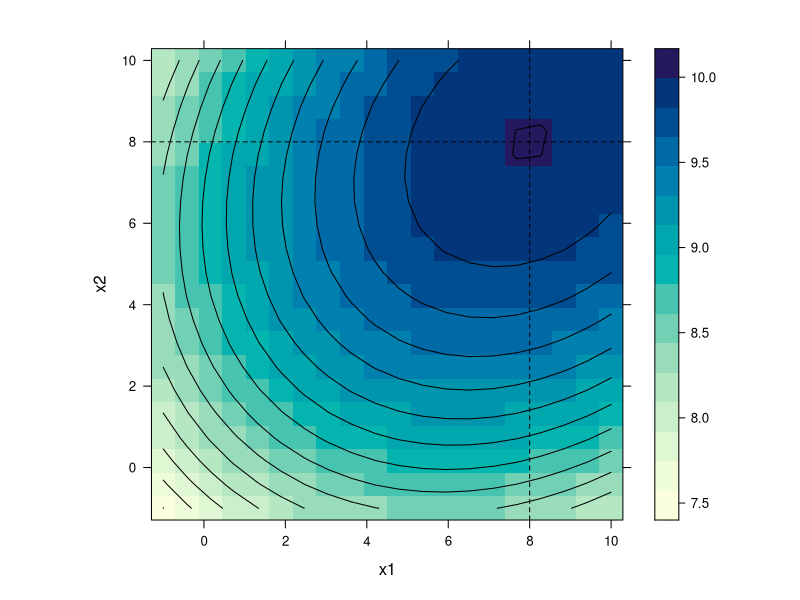
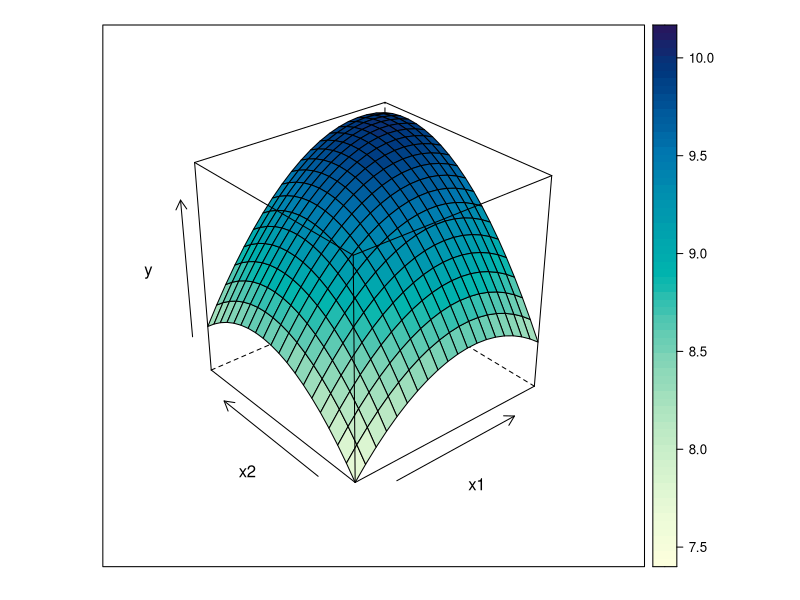
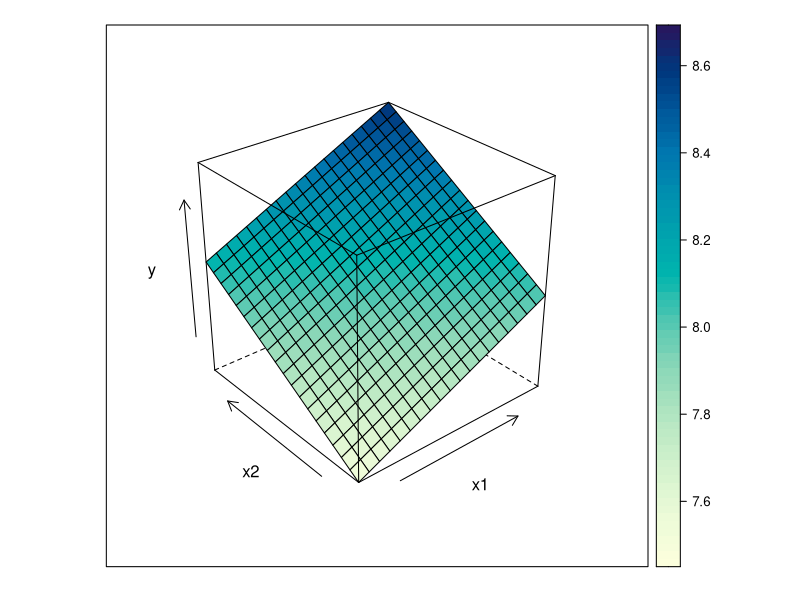
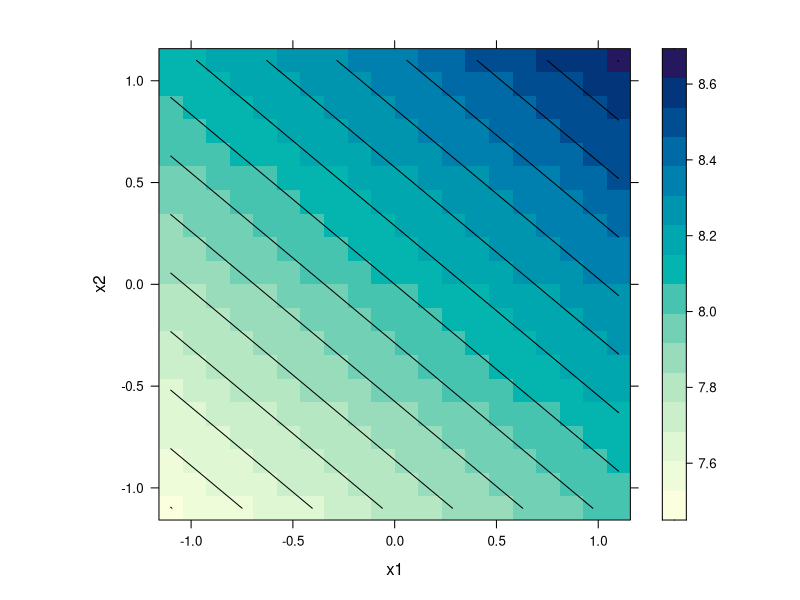
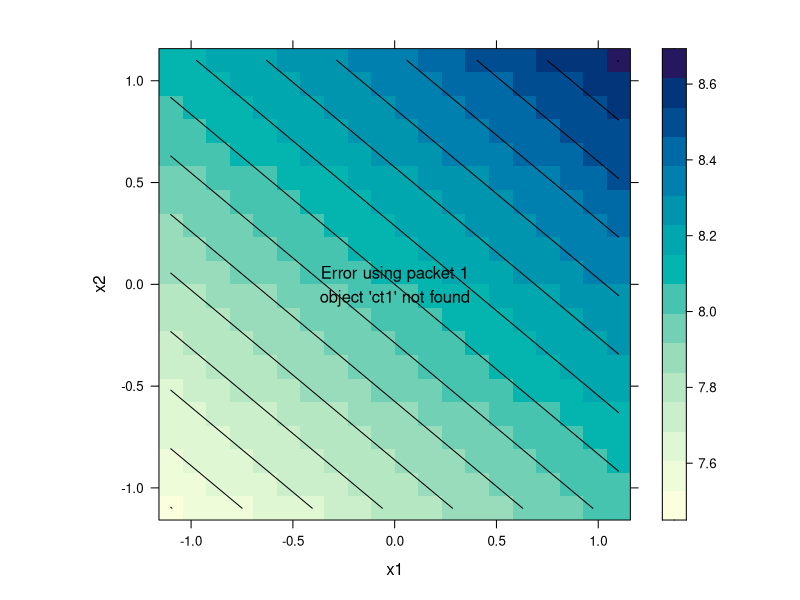
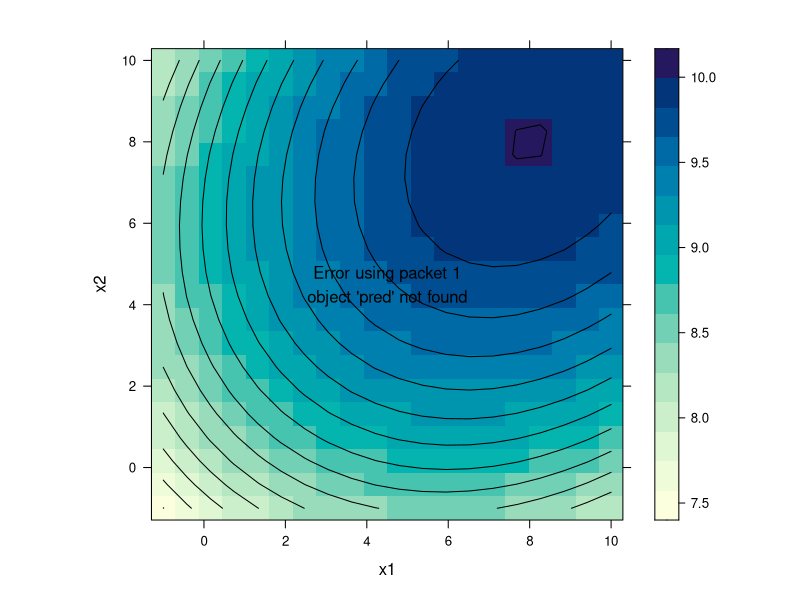
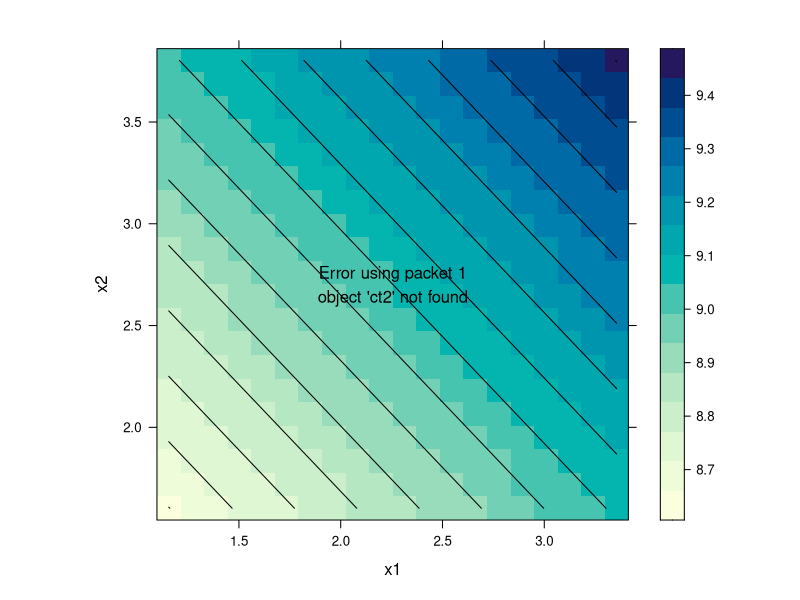
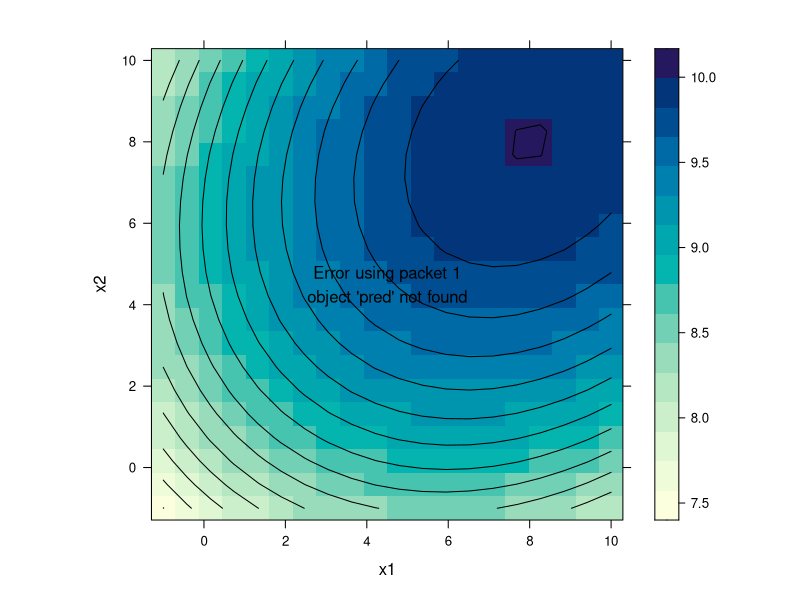

R code for these plots, in order:
## ---- chunk 1
library(knitr, quietly = TRUE)
library(lattice, quietly = TRUE)
opts_chunk$set(
               cache = TRUE,
               tidy = FALSE,
               comment = "#",
               collapse = TRUE,
               fig.align = "center",
               fig.path = "figures/",
               cache.path = "cache/"
           )
options(show.signif.stars = TRUE)
## ---- chunk 2
##----------------------------------------------------------------------
## Carregando pacotes e funções.
library(lattice)
library(latticeExtra)

## Função para gerar a superfície com x1 = x2 = 8 e y = 10
superficie <- function(x1, x2) {
    x1 <- x1 - 8
    x2 <- x2 - 8
    y <- 10 +
        -0.02 * (x1^2) +
         -0.02 * (x2^2) +
         0.01 * x1 * x2
    return(y)
}

## Para criar uma sequência de valores.
eseq <- function(x, n = 20) {
    r <- extendrange(x)
    s <- seq(r[1], r[2], length.out = n[1])
    return(s)
}


## Para adicionar um erro aos valores simulados.
erro <- function(y, sd = 0.05) {
    y <- y + rnorm(length(y), 0, sd = sd)
    return(y)
}

## Visualizando a superfície teórica.
da <- expand.grid(x1 = seq(-1, 10, length.out = 20),
                  x2 = seq(-1, 10, length.out = 20))
da$y <- with(da, superficie(x1, x2))

levelplot(y ~ x1 + x2, data = da, contour = TRUE, aspect = "iso") +
    layer(panel.abline(v = 8, h = 8, lty = 2))

wireframe(y ~ x1 + x2, data = da, drape = TRUE)
## ---- chunk 3
## Centro do experimento
ct1 <- c(0, 0)

## Pontos fatoriais
exp1 <- expand.grid(x1 = c(-1, 1),
                    x2 = c(-1, 1))
## Pontos centrais
exp1 <- rbind(exp1, matrix(ct1,
                           byrow = TRUE,
                           nrow = 4,
                           ncol = 2,
                           dimnames = list(NULL, names(exp1))))
## Classificando observações do centro para estimar efeito de curvatura
exp1$centro <- gl(n = 2, k = 4)
## Plano experimental
exp1

## Simulando valores da resposta.
set.seed(123)
exp1$y <- with(exp1, erro(superficie(x1, x2)))

## Ajustando o modelo
m1 <- lm(y ~ x1 * x2 + centro, data = exp1)
anova(m1)

## Reduzindo o modelo
m1 <- lm(y ~ x1 + x2, data = exp1)
anova(m1)

## Estimativas dos coeficientes.
summary(m1)

## Efeitos de x1 e x2 para obter a direção do próximo plano.
(b1 <- coef(m1)[-1])

## Predição
pred <- with(exp1,
             expand.grid(x1 = eseq(x1),
                         x2 = eseq(x2)))
pred$y <- predict(m1, newdata = pred)
## Gráficos de predição
wireframe(y ~ x1 + x2, data = pred, drape = TRUE)
levelplot(y ~ x1 + x2, data = pred, contour = TRUE, aspect = "iso")

## Gráfico de predição com direção de maior inclinação
levelplot(y ~ x1 + x2, data = pred, contour = TRUE, aspect = "iso") +
    layer(panel.arrows(ct1[1],
                       ct1[2],
                       ct1[1] + b1[1],
                       ct1[2] + b1[2],
                       length = 0.1)) +
    layer(panel.abline(h = 0, v = 0, lty = 2))

## Direção de maior inclinação
b1[2]/b1[1]
## ---- chunk 4
## Gráfico da superfície com direção de maior inclinação multiplicada
## por um fator 10
levelplot(y ~ x1 + x2, data = da, contour = TRUE, aspect = "iso") +
    layer(panel.levelplot(x = pred$x1, y = pred$x2, z = pred$y,
                          subscripts = 1:length(pred$x1),
                          contour = TRUE,
                          col.regions = grey.colors)) +
    layer(panel.rect(min(x1), min(x2), max(x1), max(x2)),
          data = exp1) +
    layer(panel.arrows(ct1[1],
                       ct1[2],
                       ct1[1] + 10 * b1[1],
                       ct1[2] + 10 * b1[2],
                       length = 0.1))

## O centro do novo plano experimental é então a ponta da seta
(ct2 <- 10 * b1)

## Plano experimental centrado no novo ponto
exp2 <- expand.grid(x1 = ct2[1] + c(-1, 1),
                    x2 = ct2[2] + c(-1, 1))
exp2 <- rbind(exp2, matrix(ct2,
                           byrow = TRUE,
                           nrow = 4,
                           ncol = 2,
                           dimnames = list(NULL, names(exp2))))
exp2$centro <- gl(n = 2, k = 4)

## Resposta observada
set.seed(234)
exp2$y <- with(exp2, erro(superficie(x1, x2)))
exp2

## Na prática, as variáveis x1 e x2 devem ser codificadas como (-1, 0,
## 1) para ajustar o modelo. Aqui vamos manter essa escala original para
## efeitos de ilustração do processo.
transform(exp2,
          x1 = x1 - mean(x1),
          x2 = x2 - mean(x2))

## Ajuste do modelo
m2 <- lm(y ~ x1 * x2 + centro, data = exp2)
anova(m2)

## Ajuste do modelo reduzido
m2 <- lm(y ~ x1 + x2, data = exp2)
anova(m2)

## Estimativas dos efeitos
summary(m2)

## Efeitos de x1 e x2
(b2 <- coef(m2)[-1])

## Predição
pred <- with(exp2,
             expand.grid(x1 = eseq(x1),
                         x2 = eseq(x2)))
pred$y <- predict(m2, newdata = pred)

## Gráfico da predição com direção de maior inclinação
levelplot(y ~ x1 + x2, data = pred, contour = TRUE, aspect = "iso") +
    layer(panel.arrows(ct2[1],
                       ct2[2],
                       ct2[1] + b2[1],
                       ct2[2] + b2[2],
                       length = 0.1)) +
    layer(panel.abline(h = ct2[2], v = ct2[1], lty = 2))

## Direção de maior inclinação
b2[2]/b2[1]

## Gráfico da superfície com direção de maior inclinação multiplicada
## por um fator 10 a partir do centro do experimento 2
levelplot(y ~ x1 + x2, data = da, contour = TRUE, aspect = "iso") +
    layer(panel.levelplot(x = pred$x1, y = pred$x2, z = pred$y,
                          subscripts = 1:length(pred$x1),
                          contour = TRUE,
                          col.regions = grey.colors)) +
    layer(panel.rect(min(x1), min(x2), max(x1), max(x2)),
          data = exp2) +
    layer(panel.arrows(ct2[1],
                       ct2[2],
                       ct2[1] + 10 * b2[1],
                       ct2[2] + 10 * b2[2],
                       length = 0.1)) +
    layer(panel.rect(min(x1), min(x2), max(x1), max(x2)),
          data = exp1) +
    layer(panel.arrows(ct1[1],
                       ct1[2],
                       ct1[1] + 10 * b1[1],
                       ct1[2] + 10 * b1[2],
                       length = 0.1))
## ---- chunk 5
## Centro do novo plano
(ct3 <- ct2 + 10 * b2)

## Novo plano experimental
exp3 <- expand.grid(x1 = ct3[1] + c(-1, 1),
                    x2 = ct3[2] + c(-1, 1))
exp3 <- rbind(exp3, matrix(ct3,
                           byrow = TRUE,
                           nrow = 4,
                           ncol = 2,
                           dimnames = list(NULL, names(exp3))))
exp3$centro <- gl(n = 2, k = 4)

## Obtendo a resposta.
set.seed(234)
exp3$y <- with(exp3, erro(superficie(x1, x2)))
exp3

## Ajuste do modelo
m3 <- lm(y ~ x1 * x2 + centro, data = exp3)
anova(m3)

## Ajuste do modelo reduzido
m3 <- lm(y ~ x1 + x2, data = exp3)
anova(m3)

## Estimativas dos efeitos.
summary(m3)
## ---- chunk 6
## Efeitos de x1 e x2.
(b3 <- coef(m3)[-1])

## Predição
pred <- with(exp3,
             expand.grid(x1 = eseq(x1),
                         x2 = eseq(x2)))
pred$y <- predict(m3, newdata = pred)

## Gráfico da predição com direção de maior inclinação
levelplot(y ~ x1 + x2, data = pred, contour = TRUE, aspect = "iso") +
    layer(panel.arrows(ct3[1],
                       ct3[2],
                       ct3[1] + b3[1],
                       ct3[2] + b3[2],
                       length = 0.1)) +
    layer(panel.abline(h = ct3[2], v = ct3[1], lty = 2))

## Direção de maior inclinação
b3[2]/b3[1]

## Gráfico da superfície com direção de maior inclinação multiplicada
## por um fator 10 a partir do centro do experimento 3
levelplot(y ~ x1 + x2, data = da, contour = TRUE, aspect = "iso") +
    layer(panel.levelplot(x = pred$x1, y = pred$x2, z = pred$y,
                          subscripts = 1:length(pred$x1),
                          contour = TRUE,
                          col.regions = grey.colors)) +
    layer(panel.rect(min(x1), min(x2), max(x1), max(x2)),
          data = exp3) +
    layer(panel.arrows(ct3[1],
                       ct3[2],
                       ct3[1] + 10 * b3[1],
                       ct3[2] + 10 * b3[2],
                       length = 0.1)) +
    layer(panel.rect(min(x1), min(x2), max(x1), max(x2)),
          data = exp2) +
    layer(panel.arrows(ct2[1],
                       ct2[2],
                       ct2[1] + 10 * b2[1],
                       ct2[2] + 10 * b2[2],
                       length = 0.1)) +
    layer(panel.rect(min(x1), min(x2), max(x1), max(x2)),
          data = exp1) +
    layer(panel.arrows(ct1[1],
                       ct1[2],
                       ct1[1] + 10 * b1[1],
                       ct1[2] + 10 * b1[2],
                       length = 0.1))
## ---- chunk 7
## Centro do novo plano
(ct4 <- ct3 + 10 * b3)

## Novo plano experimental
exp4 <- expand.grid(x1 = ct4[1] + c(-1, 1),
                    x2 = ct4[2] + c(-1, 1))
exp4 <- rbind(exp4, matrix(ct4,
                           byrow = TRUE,
                           nrow = 4,
                           ncol = 2,
                           dimnames = list(NULL, names(exp4))))
exp4$centro <- gl(n = 2, k = 4)

## Obtendo a resposta.
set.seed(456)
exp4$y <- with(exp4, erro(superficie(x1, x2)))
exp4

## Ajuste do modelo
m4 <- lm(y ~ x1 * x2 + centro, data = exp4)
anova(m4)
## ---- chunk 8
## Estimativas dos efeitos
summary(m4)

## Efeitos de x1 e x2
(b4 <- coef(m4)[-c(1,4,5)])

## Predição
pred <- with(exp4,
             expand.grid(x1 = eseq(x1),
                         x2 = eseq(x2),
                         centro = centro))
pred$y <- predict(m4, newdata = pred)

## Gráfico da predição com direção de maior inclinação
levelplot(y ~ x1 + x2, data = pred, contour = TRUE, aspect = "iso") +
    layer(panel.arrows(ct4[1],
                       ct4[2],
                       ct4[1] + b4[1],
                       ct4[2] + b4[2],
                       length = 0.1)) +
    layer(panel.abline(h = ct4[2], v = ct4[1], lty = 2))

## Direção de maior inclinação
b4[2]/b4[1]

## Gráfico da superfície com direção de maior inclinação multiplicada
## por um fator 5
levelplot(y ~ x1 + x2, data = da, contour = TRUE, aspect = "iso") +
    layer(panel.levelplot(x = pred$x1, y = pred$x2, z = pred$y,
                          subscripts = 1:length(pred$x1),
                          contour = TRUE,
                          col.regions = grey.colors)) +
    layer(panel.rect(min(x1), min(x2), max(x1), max(x2)),
          data = exp4) +
    layer(panel.arrows(ct4[1],
                       ct4[2],
                       ct4[1] + 5 * b4[1],
                       ct4[2] + 5 * b4[2],
                       length = 0.1)) +
    layer(panel.rect(min(x1), min(x2), max(x1), max(x2)),
          data = exp3) +
    layer(panel.arrows(ct3[1],
                       ct3[2],
                       ct3[1] + 10 * b3[1],
                       ct3[2] + 10 * b3[2],
                       length = 0.1)) +
    layer(panel.rect(min(x1), min(x2), max(x1), max(x2)),
          data = exp2) +
    layer(panel.arrows(ct2[1],
                       ct2[2],
                       ct2[1] + 10 * b2[1],
                       ct2[2] + 10 * b2[2],
                       length = 0.1)) +
    layer(panel.rect(min(x1), min(x2), max(x1), max(x2)),
          data = exp1) +
    layer(panel.arrows(ct1[1],
                       ct1[2],
                       ct1[1] + 10 * b1[1],
                       ct1[2] + 10 * b1[2],
                       length = 0.1))
## ---- chunk 9
## Centro do novo plano
(ct5 <- ct4 + 5 * b4)
## ---- chunk 10
## Planejamento composto central

## Determinação dos pontos axiais: alpha = r = \sqrt{2}
r <- sqrt(2)
exp5 <- expand.grid(x1 = ct5[1] + c(-1, 1),
                    x2 = ct5[2] + c(-1, 1))
exp5 <- rbind(exp5,
              data.frame(x1 = ct5[1] + c(r, -r, 0, 0),
                         x2 = ct5[2] + c(0, 0, r, -r)))
exp5 <- rbind(exp5, matrix(ct5,
                           byrow = TRUE,
                           nrow = 4,
                           ncol = 2,
                           dimnames = list(NULL, names(exp5))))
exp5$centro <- rep(1:2, c(nrow(exp5) - 4, 4))

## Veja como fica o planejamento com as variáveis codificadas
transform(exp5,
          x1 = x1 - mean(x1),
          x2 = x2 - mean(x2))

## Visualizando o planejamento.
xyplot(x1 ~ x2, data = exp5, aspect = "iso", pch = 19) +
    layer(panel.segments(ct5[2] + c(-r, 0),
                         ct5[1] + c(0, -r),
                         ct5[2] + c(r, 0),
                         ct5[1] + c(0, r),
                         col = 1, lty = 2)) +
    layer(panel.lines(ct5[2] + c(-1, 1, 1, -1, -1),
                      ct5[1] + c(-1, -1, 1, 1, -1),
                      col = 1, lty = 2))

## Obtendo os resultados.
set.seed(301)
exp5$y <- with(exp5, erro(superficie(x1, x2)))
exp5
## ---- chunk 11
## Ajustando o modelo de segunda ordem
m5 <- lm(y ~ x1 * x2 + I(x1^2) + I(x2^2), data = exp5)
anova(m5)

## Estimativa dos coeficientes
summary(m5)

## Predição
pred <- with(exp5,
             expand.grid(x1 = eseq(x1),
                         x2 = eseq(x2)))
pred$y <- predict(m5, newdata = pred)

## Gráfico da predição com indicação do ponto estacionário
levelplot(y ~ x1 + x2, data = pred, contour = TRUE, aspect = "iso") +
    layer(panel.points(8, 8, pch = 19, col = "red"))

## Gráfico da superfície com todos os experimentos e pontos fatoriais,
## centrais e axiais
levelplot(y ~ x1 + x2, data = da, contour = TRUE, aspect = "iso") +
    layer(panel.levelplot(x = pred$x1, y = pred$x2, z = pred$y,
                          subscripts = 1:length(pred$x1),
                          contour = TRUE,
                          col.regions = grey.colors)) +
    layer(panel.points(x1, x2),
          data = exp5) +
    layer(panel.points(x1, x2),
          data = exp4) +
    layer(panel.points(x1, x2),
          data = exp3) +
    layer(panel.points(x1, x2),
          data = exp2) +
    layer(panel.points(x1, x2),
          data = exp1) +
    layer(panel.rect(min(x1), min(x2), max(x1), max(x2)),
          data = exp4) +
    layer(panel.arrows(ct4[1],
                       ct4[2],
                       ct4[1] + 5 * b4[1],
                       ct4[2] + 5 * b4[2],
                       length = 0.1)) +
    layer(panel.rect(min(x1), min(x2), max(x1), max(x2)),
          data = exp3) +
    layer(panel.arrows(ct3[1],
                       ct3[2],
                       ct3[1] + 10 * b3[1],
                       ct3[2] + 10 * b3[2],
                       length = 0.1)) +
    layer(panel.rect(min(x1), min(x2), max(x1), max(x2)),
          data = exp2) +
    layer(panel.arrows(ct2[1],
                       ct2[2],
                       ct2[1] + 10 * b2[1],
                       ct2[2] + 10 * b2[2],
                       length = 0.1)) +
    layer(panel.rect(min(x1), min(x2), max(x1), max(x2)),
          data = exp1) +
    layer(panel.arrows(ct1[1],
                       ct1[2],
                       ct1[1] + 10 * b1[1],
                       ct1[2] + 10 * b1[2],
                       length = 0.1))
